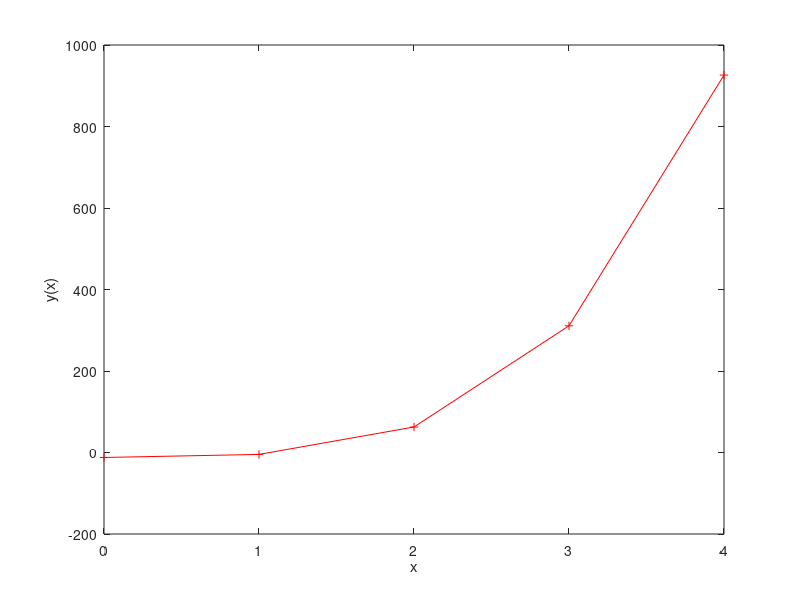
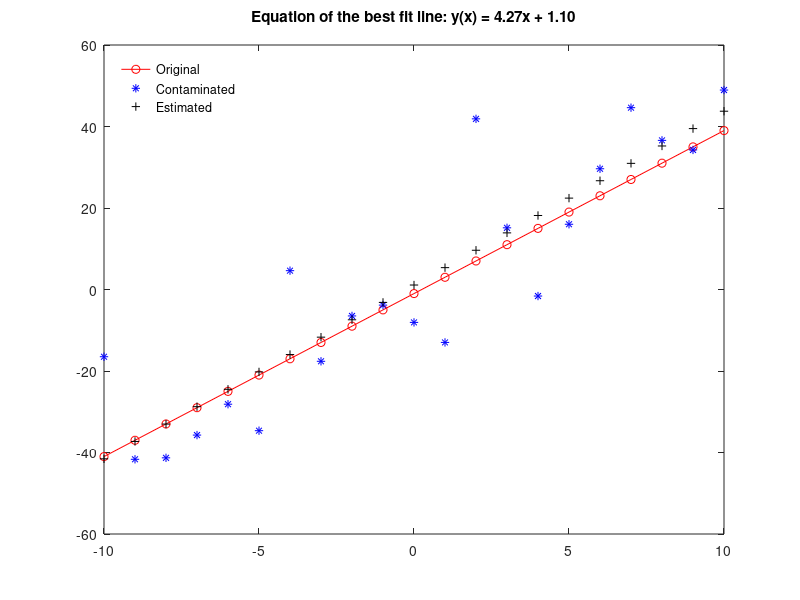
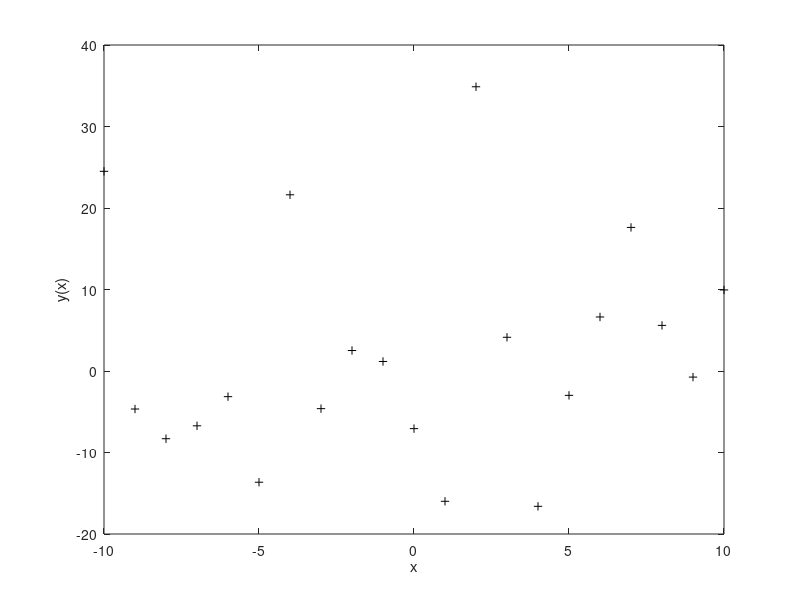

These figures' MATLAB source, in order:
clear all
close all
clc

% L20 practical: linear curve fitting and statistics

%% Part 3 - review polynomials

x = 0 : 4;
y = (2.7 * x.^4) + (4 * x.^3) - (x.^2) + (1.8 * x) - 12.2;
coef = [2.7, 4, -1, 1.8, -12.2]; % or just keep the coefficients to use polyval()

figure;
plot(x,y,'r+-'); % plot the (x,y) points with red plus sign
xlabel('x'); ylabel('y(x)');

%% fit with different polynomial orders

order = 0;
P0 = polyfit(x,y,order)

order = 1;
P1 = polyfit(x,y,order)

order = 2;
P2 = polyfit(x,y,order)

order = 3;
P3 = polyfit(x,y,order)

order = 4;
P4 = polyfit(x,y,order)

coef

%% Let's look at polyfit now as a least-squares fit

% We can use polyfit to perform a least square fit of a 1st oder polynomial
% i.e. a linear fit

x = -10 : 1 : 10; % independent variable
m0 = 4; % true slope
y0 = -1; % true y-intercept
yClean = m0*x + y0;

figure;
plot(x,yClean,'ro-'); hold on;
legend('Original')


% add noise to the curve
noise = 10*randn( 1, numel(yClean) );
yDirty = yClean + noise;

plot(x,yDirty,'b*');


% least-squares linear fit of noisy curve
order = 1; % linear!
p = polyfit( x, yDirty, order );

yEst = polyval( p, x );
plot(x,yEst,'k+');
legend('Original','Contaminated','Estimated','Location','NorthWest'); legend boxoff;
tStr = sprintf( 'Equation of the best fit line: y(x) = %0.2fx + %0.2f\n', p(1), p(2) );
title(tStr);

%% Look at linear correlation coefficients

R = corrcoef( x, yClean)

R = corrcoef( x, yDirty)

R = corrcoef( x, yEst)

% R = [autocor(X), xcor(X,Y);
%     xcor(Y,X), autocor(Y)];

%% Look at the coefficient of determination

R = corrcoef( x, yDirty);

Rsquared = R(1,2)^2

% What happens to Rsquared if we change the amplitude of the noise?

%%

yDiff = yDirty - yClean;

figure;
plot(x,yDiff,'k+');
xlabel('x'); ylabel('y(x)');


%% Finally look at the rescaling of data in polyfit to improve performance.

% [p, S, mu] = polyfit( x, yDirty, order );





